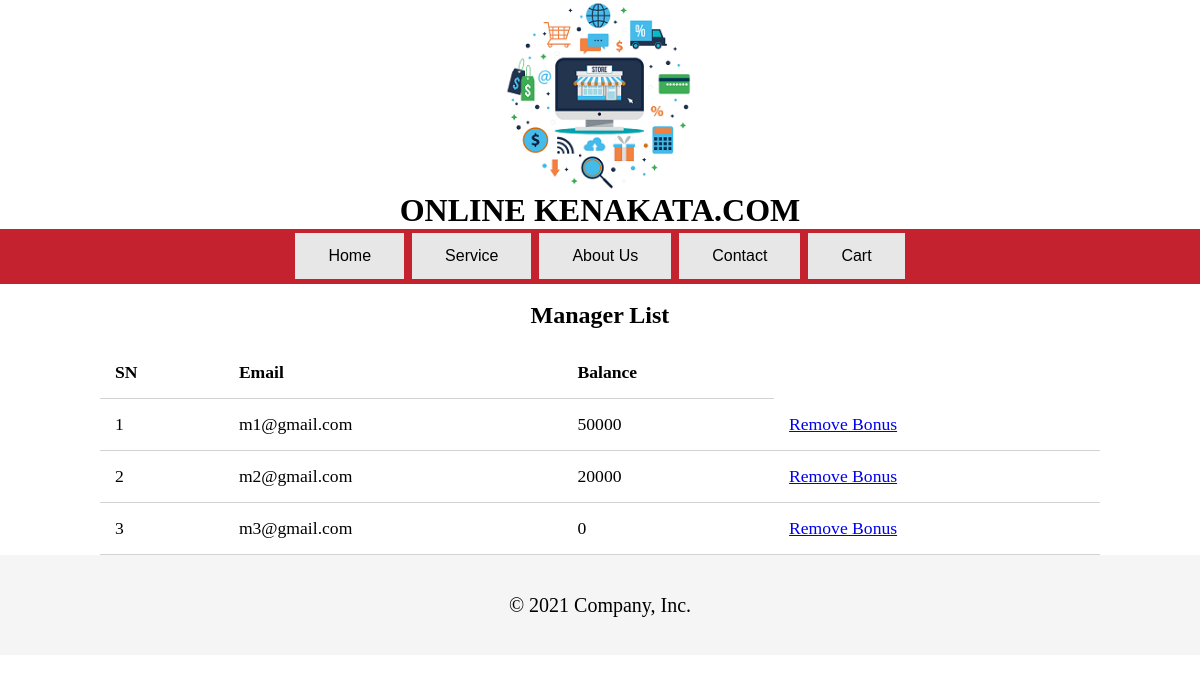
Screenshot of /index/bonus_manager_list.php with the database file from the repository.
### tables this page shows
CREATE TABLE `manager` (
  `id` int(11) NOT NULL,
  `fname` varchar(10) NOT NULL,
  `lname` varchar(10) NOT NULL,
  `email` varchar(30) NOT NULL,
  `password` varchar(8) NOT NULL,
  `number` varchar(11) NOT NULL,
  `gender` varchar(6) NOT NULL,
  `address` varchar(30) NOT NULL,
  `dob` varchar(10) NOT NULL,
  `type` varchar(10) NOT NULL,
  `salary` int(6) NOT NULL,
  `balance` int(11) NOT NULL,
  `admin_Id` int(11) NOT NULL
);

### index/bonus_manager_list.php (the view, shortened to what this page needs)
<Doctype html>
<html>
<head>
    <link rel="stylesheet" href="stylesheet/product_liststyle.css">
</head>
<body>
<?php include("static_header.php")
    ?>
    <div class="container">
        <div class="row">
            <div class="col-10">
                <div >
                    <div >
                        <center>
                        <br>
                        <h2>Manager List</h2> </center>
                        <br>
          <table>
            <thead>
              <th>SN</th>
              <th>Email</th>
              <th>Balance</th>
            </thead>
            <?php
              $host = "localhost";
              $user = "wt_projectuser";
              $pass = "123";
              $db = "wt_project";
              $conn1 = new mysqli($host, $user, $pass, $db);
              if($conn1->connect_error) {
                echo "Database Connection Failed!";
                echo "<br>";
                echo $conn1->connect_error;
              }
              else {
                $sql = "select * from manager";
                $res1 = $conn1->query($sql);
                if($res1->num_rows > 0) {
                  while($row = $res1->fetch_assoc()) {
                  ?>
                    <tbody>
                          <tr>
                            <td><?php echo $row['id']; ?></td>
                            <td><?php echo $row['email']; ?></td>
                            <td><?php echo $row['balance']; ?></td>
                            <td><a href="bonus_remove.php?email=<?php echo $row['email']; ?>" class="remove">Remove Bonus</a></td>
                          </tr>
                    </tbody>
    <?php
    }
  }
		}
    ?>
          </table>
                </div>
            </div>
        </div>
        <?php include('static_footer.php')
        ?>
    </div>
</body>
</html>

### index/stylesheet/product_liststyle.css (style rules this page uses)
.row { width: 100%; display: flex; flex-wrap: wrap; align-items: center; }
.col-10 { width: 83.33%; }
table { width: 100%; border-collapse: collapse; font-size: 1.1rem; }
th, td { padding: 15px; text-align: left; border-bottom: 1px solid #d3d3d3; }

### index/stylesheet/head_style.css (style rules this page uses)
* { margin:0px; padding: 0px; }
body { margin:0px; padding: 0px; }

### index/bonus_manager_list.php (style rules this page uses)
table { width: 100%; border-collapse: collapse; font-size: 1.1rem; }
th, td { padding: 15px; text-align: left; border-bottom: 1px solid #d3d3d3; }

### rows the page displays
manager: id "1", email "m1@gmail.com", balance "50000"
manager: id "2", email "m2@gmail.com", balance "20000"
manager: id "3", email "m3@gmail.com", balance "0"
